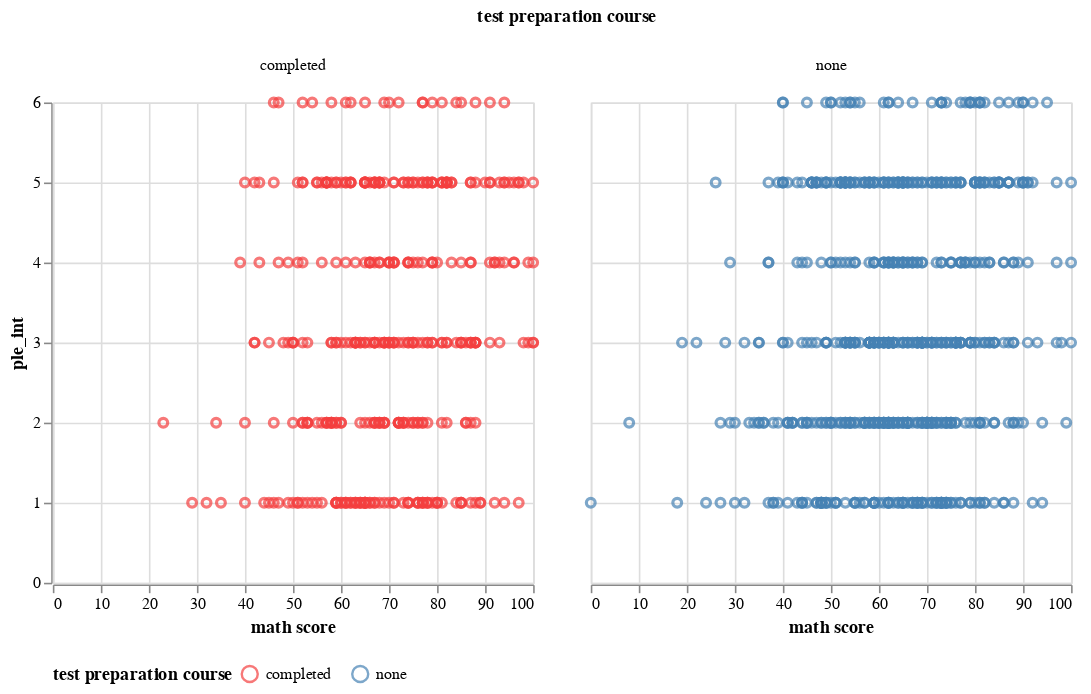

The cell this chart's notebook holds for it:
### Markdown cell above
Como se puede ver, la mayoría de estudiantes no completaron el curso. Además, queines lo completaron, presentan una ligera ventaja en comparación de quienes no lo completaron.

#### Gráfico 2.

Luego, se presenta la relación entre la educación de los padres y el puntaje en matemáticas de los alumnos, separados en dos grupos. Quienes completaron el curso de preparación y quienes no lo completaron.

### Code cell
range_ = ['#f43f3f','steelblue']

alt.Chart(data).mark_point(color='green').encode(
    x = alt.X("math score"),
    y = alt.Y("ple_int"),
    color = alt.Color("test preparation course", 
            legend=alt.Legend(orient='bottom', titleOrient='left'),
            scale=alt.Scale(range=range_)),
    column = alt.Column("test preparation course")
    ).properties(width=300, height=300)

### Figure 1 — Vega-Lite specification as saved in the notebook (floating-point values rounded to 4 significant figures; data arrays with more than 128 entries replaced by an {"elided": "..."} marker saying what was removed)
{"config": {"view": {"continuousWidth": 400, "continuousHeight": 300}}, "data": {"name": "data-5ed0fee1f52c75b08518dc83b95e01e6"}, "mark": {"type": "point", "color": "green"}, "encoding": {"color": {"field": "test preparation course", "legend": {"orient": "bottom", "titleOrient": "left"}, "scale": {"range": ["#f43f3f", "steelblue"]}, "type": "nominal"}, "column": {"field": "test preparation course", "type": "nominal"}, "x": {"field": "math score", "type": "quantitative"}, "y": {"field": "ple_int", "type": "quantitative"}}, "height": 300, "width": 300, "$schema": "https://vega.github.io/schema/vega-lite/v4.17.0.json", "datasets": {"data-5ed0fee1f52c75b08518dc83b95e01e6": {"elided": "1000 records"}}}
